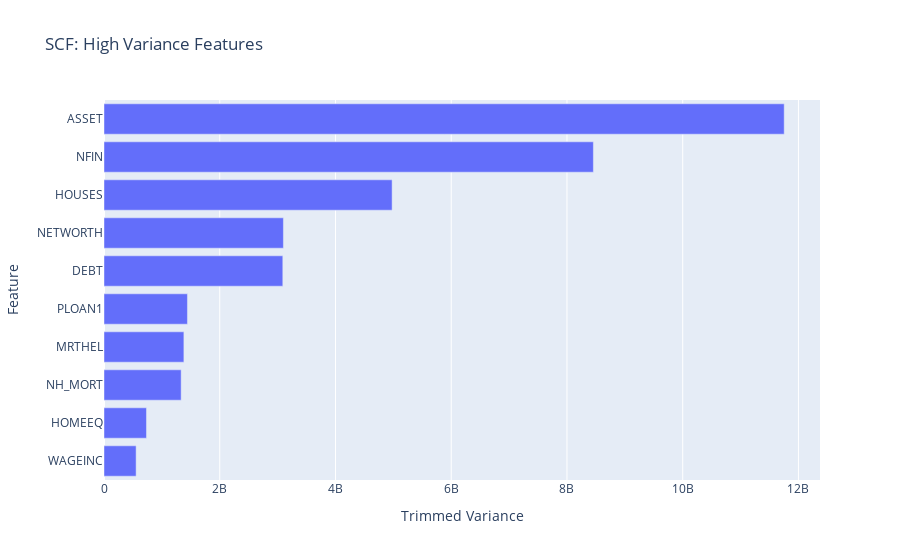

The code cell stored with this chart in its notebook:
### Code cell
# Horizontal bar chart of `top_ten_trim_var`
fig = px.bar(
    x = top_ten_trim_var,
    y = top_ten_trim_var.index,
    title = "SCF: High Variance Features"
)
fig.update_layout(xaxis_title = "Trimmed Variance", yaxis_title = "Feature")
fig.show()

### Figure 1 — Plotly figure (JSON) as saved in the notebook; plotly's stock layout.template omitted (floating-point values rounded to 4 significant figures)
{"data": [{"alignmentgroup": "True", "hovertemplate": "x=%{x}<br>y=%{y}<extra></extra>", "legendgroup": "", "marker": {"color": "#636efa", "pattern": {"shape": ""}}, "name": "", "offsetgroup": "", "orientation": "h", "showlegend": false, "textposition": "auto", "type": "bar", "x": [555100000.0, 733800000.0, 1333000000.0, 1380000000.0, 1442000000.0, 3090000000.0, 3100000000.0, 4979000000.0, 8456000000.0, 11750000000.0], "xaxis": "x", "y": ["WAGEINC", "HOMEEQ", "NH_MORT", "MRTHEL", "PLOAN1", "DEBT", "NETWORTH", "HOUSES", "NFIN", "ASSET"], "yaxis": "y"}], "layout": {"barmode": "relative", "legend": {"tracegroupgap": 0}, "title": {"text": "SCF: High Variance Features"}, "xaxis": {"anchor": "y", "domain": [0, 1], "title": {"text": "Trimmed Variance"}}, "yaxis": {"anchor": "x", "domain": [0, 1], "title": {"text": "Feature"}}}}
